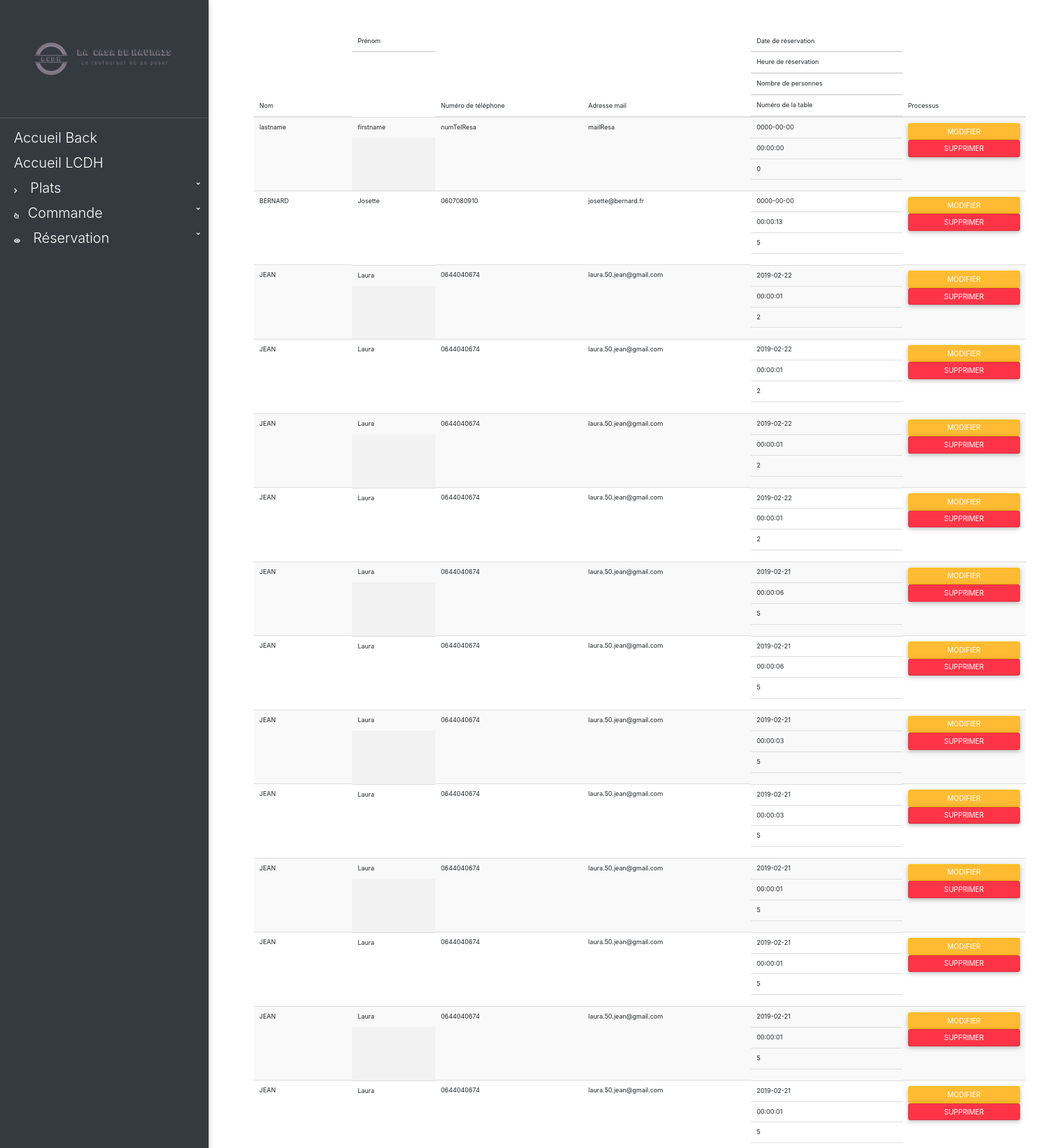
Screenshot of /back/listReservation.php (upper part) with the database file from the repository.
### tables this page shows
CREATE TABLE IF NOT EXISTS `lcdh_reservation` (
  `reservation_id` int(11) NOT NULL AUTO_INCREMENT,
  `reservation_lastname` varchar(50) NOT NULL,
  `reservation_firstname` varchar(50) NOT NULL,
  `reservation_numTel` varchar(10) NOT NULL,
  `reservation_mail` varchar(50) NOT NULL,
  `reservation_mailConfirm` int(11) NOT NULL,
  `reservation_smsConfirm` int(11) NOT NULL,
  `reservation_dateResa` date NOT NULL,
  `reservation_hourResa` time NOT NULL,
  `reservation_nbPers` int(11) NOT NULL,
  `reservation_arrive` tinyint(4) NOT NULL,
  `tables_id` int(11) NOT NULL,
  PRIMARY KEY (`reservation_id`),
  KEY `tables_id` (`tables_id`)
);

### models/database.php (called while the page is built, shortened)
<?php
    class database {
        public function __construct() {
            try {
                $db_config = array();
                $db_config['SGBD'] = 'mysql';
                $db_config['HOST'] = 'localhost';
                $db_config['DB_NAME'] = 'resto_lacasadehavrais';
                $db_config['USER'] = 'root';
                $db_config['PASSWORD'] = '';
                $db_config['OPTIONS'] = array(
                    PDO::ATTR_ERRMODE => PDO::ERRMODE_EXCEPTION,
                    PDO::ATTR_ERRMODE => PDO::ERRMODE_WARNING
                );
                $this->database = new PDO($db_config['SGBD'].':host='.$db_config['HOST'].';dbname='.$db_config['DB_NAME'].';charset=UTF8', $db_config['USER'], $db_config['PASSWORD']);
            } catch (Exception $error) {
                die('Erreur : '.$error->getMessage());
            }
        }
    }
?>

### controllers/controllerListe-resa_back.php (called while the page is built)
<?php
    require_once '../models/database.php';
    require_once '../models/modelResa.php';
    $resaOBJ = new reservation();
    if(isset($_POST['search'])){
        $arrayResa = $resaOBJ->searchResa($_POST['inputSearchNavAdminDishes']);
    }else{
        $arrayResa = $resaOBJ->listResa();
    }
?>

### models/modelResa.php (called while the page is built, shortened)
<?php
    class reservation extends database {
        function listResa() {
            $sql = $this->database->query('
                SELECT `reservation_id`, `reservation_lastname`, `reservation_firstname`, `reservation_numTel`, `reservation_mail`, `reservation_dateResa`, `reservation_hourResa`, `reservation_nbPers`
                FROM `lcdh_reservation`
            ');
            $result = $sql->fetchAll(PDO::FETCH_OBJ);
            return $result;
        }
    }
?>

### back/listReservation.php (the view, shortened to what this page needs)
<?php
    require_once '../controllers/controllerListe-resa_back.php';
    include 'header_back.php';
?>
<div class="container marginTop" id="margListResa">
    <div class="row">
        <div class="col align-self-center">
            <table class="table table-striped" id="tableListResa">
                <thead>
                    <tr>
                        <th scope="col" class="lastnameBack"> Nom </th>
                        <th scope="col" class="firstnameBack" id="fistnameResaBack"> Prénom </th>
                        <th scope="col" class="numTelBack"> Numéro de téléphone </th>
                        <th scope="col" class="mailBack"> Adresse mail </th>
                        <th scope="col" class="dateResaBack" id="dateResaBack"> Date de réservation </th>
                        <th scope="col" class="hourResaBack" id="hourResaBack"> Heure de réservation </th>
                        <th scope="col" class="nbPersBack" id="nbPersResaBack"> Nombre de personnes </th>
                        <th scope="col" class="numTableBack" id="numTableResaBack"> Numéro de la table </th>
                        <th scope="col" class="processusBack"> Processus </th>
                    </tr>
                </thead>
                <tbody>
                    <?php foreach ($arrayResa as $resa) { ?>
                        <tr>
                            <th scope="row"> <?= $resa->reservation_lastname ?> </th>
                            <th scope="row" id="fistnameResaBackForeach"><?= $resa->reservation_firstname ?></th>
                            <th scope="row"><?= $resa->reservation_numTel ?></th>
                            <th scope="row"> <?= $resa->reservation_mail ?> </th>
                            <th scope="row" id="dateResaBackForeach"><?= $resa->reservation_dateResa ?></th>
                            <th scope="row" id="hourResaBackForeach"><?= $resa->reservation_hourResa ?></th>
                            <th scope="row" id="nbPersResaBackForeach"><?= $resa->reservation_nbPers ?></th>
                            <th scope="row" id="numTableResaBackForeach"><?= $resa->tables_id ?></th>
                            <th scope="row">
                                <a href="modifier-reservation.php?id=<?= $resa->reservation_id ?>" class="btn btn-warning" id="modResaBack">Modifier</a>
                                <a href="supprimer-reservation.php?id=<?= $resa->reservation_id ?>" class="btn btn-danger" id="supResaBack">Supprimer</a>
                            </th>
                        </tr>
                    <?php } ?>
                </tbody>
            </table>
        </div>
    </div>
</div>
<?php include 'footer_back.php'; ?>

### css/styles.css (style rules this page uses)
body, html { height: 100%; margin: 0; font-family: "Segoe UI", "sans-serif"; color: #777; box-sizing: border-box; }
#margBienv, #margAjoutPlats, #margListPlats, #margModifPlats, #margSuppPlats, #margAjoutResa, #margAffPlats, #margListResa, #margAffResa { margin-bottom: 20px; margin-left: 350px; }
@media screen and (min-width: 801px) and (max-device-width: 1024px) { #reservation #btnSubmitResa2 #submitResa2, #catSouscatOrdi, #selectCatSouscatOrdi, #navOrdi, #priceBack, #descBack, #priceBackForeach, #descBackForeach, #modPlatsBack, #supPlatsBack, #fistnameResaBack, #dateResaBack, #hourResaBack, #nbPersResaBack, #numTableResaBack, #fistnameResaBackForeach, #dateResaBackForeach, #hourResaBackForeach, #nbPersResaBackForeach, #numTableResaBackForeach, #modResaBack, #supResaBack { display: block !important; } }

### css/rotating-card.css (style rules this page uses)
body { margin-top: 60px; font-size: 14px; font-family: "Helvetica Nueue",Arial,Verdana,sans-serif; background-color: #E5E9ED; }

### rows the page displays
lcdh_reservation: reservation_lastname "lastname", reservation_firstname "firstname", reservation_numTel "numTelResa", reservation_mail "mailResa", reservation_dateResa "0000-00-00", reservation_hourResa "00:00:00", reservation_nbPers "0"
lcdh_reservation: reservation_lastname "BERNARD", reservation_firstname "Josette", reservation_numTel "0607080910", reservation_mail "josette@bernard.fr", reservation_dateResa "0000-00-00", reservation_hourResa "00:00:13", reservation_nbPers "5"
lcdh_reservation: reservation_lastname "JEAN", reservation_firstname "Laura", reservation_numTel "0644040674", reservation_mail "laura.50.jean@gmail.com", reservation_dateResa "2019-02-22", reservation_hourResa "00:00:01", reservation_nbPers "2"
lcdh_reservation: reservation_lastname "JEAN", reservation_firstname "Laura", reservation_numTel "0644040674", reservation_mail "laura.50.jean@gmail.com", reservation_dateResa "2019-02-22", reservation_hourResa "00:00:01", reservation_nbPers "2"
lcdh_reservation: reservation_lastname "JEAN", reservation_firstname "Laura", reservation_numTel "0644040674", reservation_mail "laura.50.jean@gmail.com", reservation_dateResa "2019-02-22", reservation_hourResa "00:00:01", reservation_nbPers "2"
lcdh_reservation: reservation_lastname "JEAN", reservation_firstname "Laura", reservation_numTel "0644040674", reservation_mail "laura.50.jean@gmail.com", reservation_dateResa "2019-02-22", reservation_hourResa "00:00:01", reservation_nbPers "2"
lcdh_reservation: reservation_lastname "JEAN", reservation_firstname "Laura", reservation_numTel "0644040674", reservation_mail "laura.50.jean@gmail.com", reservation_dateResa "2019-02-21", reservation_hourResa "00:00:06", reservation_nbPers "5"
lcdh_reservation: reservation_lastname "JEAN", reservation_firstname "Laura", reservation_numTel "0644040674", reservation_mail "laura.50.jean@gmail.com", reservation_dateResa "2019-02-21", reservation_hourResa "00:00:06", reservation_nbPers "5"
lcdh_reservation: reservation_lastname "JEAN", reservation_firstname "Laura", reservation_numTel "0644040674", reservation_mail "laura.50.jean@gmail.com", reservation_dateResa "2019-02-21", reservation_hourResa "00:00:03", reservation_nbPers "5"
lcdh_reservation: reservation_lastname "JEAN", reservation_firstname "Laura", reservation_numTel "0644040674", reservation_mail "laura.50.jean@gmail.com", reservation_dateResa "2019-02-21", reservation_hourResa "00:00:03", reservation_nbPers "5"
lcdh_reservation: reservation_lastname "JEAN", reservation_firstname "Laura", reservation_numTel "0644040674", reservation_mail "laura.50.jean@gmail.com", reservation_dateResa "2019-02-21", reservation_hourResa "00:00:01", reservation_nbPers "5"
lcdh_reservation: reservation_lastname "JEAN", reservation_firstname "Laura", reservation_numTel "0644040674", reservation_mail "laura.50.jean@gmail.com", reservation_dateResa "2019-02-21", reservation_hourResa "00:00:01", reservation_nbPers "5"
lcdh_reservation: reservation_lastname "JEAN", reservation_firstname "Laura", reservation_numTel "0644040674", reservation_mail "laura.50.jean@gmail.com", reservation_dateResa "2019-02-21", reservation_hourResa "00:00:01", reservation_nbPers "5"
lcdh_reservation: reservation_lastname "JEAN", reservation_firstname "Laura", reservation_numTel "0644040674", reservation_mail "laura.50.jean@gmail.com", reservation_dateResa "2019-02-21", reservation_hourResa "00:00:01", reservation_nbPers "5"
